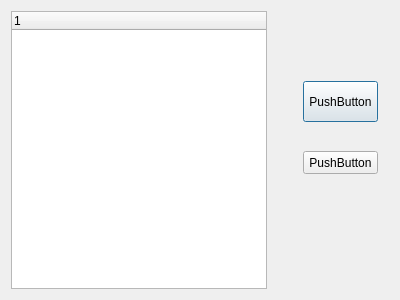
<?xml version="1.0" encoding="UTF-8"?>
<ui version="4.0">
 <class>Dialog1</class>
 <widget class="QDialog" name="Dialog1">
  <property name="geometry">
   <rect>
    <x>0</x>
    <y>0</y>
    <width>400</width>
    <height>300</height>
   </rect>
  </property>
  <property name="windowTitle">
   <string>Dialog</string>
  </property>
  <layout class="QHBoxLayout" name="horizontalLayout">
   <item>
    <widget class="QTreeWidget" name="toolboxtree">
     <property name="sizePolicy">
      <sizepolicy hsizetype="Fixed" vsizetype="Expanding">
       <horstretch>0</horstretch>
       <verstretch>0</verstretch>
      </sizepolicy>
     </property>
     <column>
      <property name="text">
       <string notr="true">1</string>
      </property>
     </column>
    </widget>
   </item>
   <item>
    <widget class="QWidget" name="widget" native="true">
     <widget class="QPushButton" name="pushButton_2">
      <property name="geometry">
       <rect>
        <x>30</x>
        <y>70</y>
        <width>75</width>
        <height>41</height>
       </rect>
      </property>
      <property name="text">
       <string>PushButton</string>
      </property>
     </widget>
     <widget class="QPushButton" name="push1">
      <property name="geometry">
       <rect>
        <x>30</x>
        <y>140</y>
        <width>75</width>
        <height>23</height>
       </rect>
      </property>
      <property name="text">
       <string>PushButton</string>
      </property>
     </widget>
    </widget>
   </item>
  </layout>
 </widget>
 <resources/>
 <connections/>
</ui>
